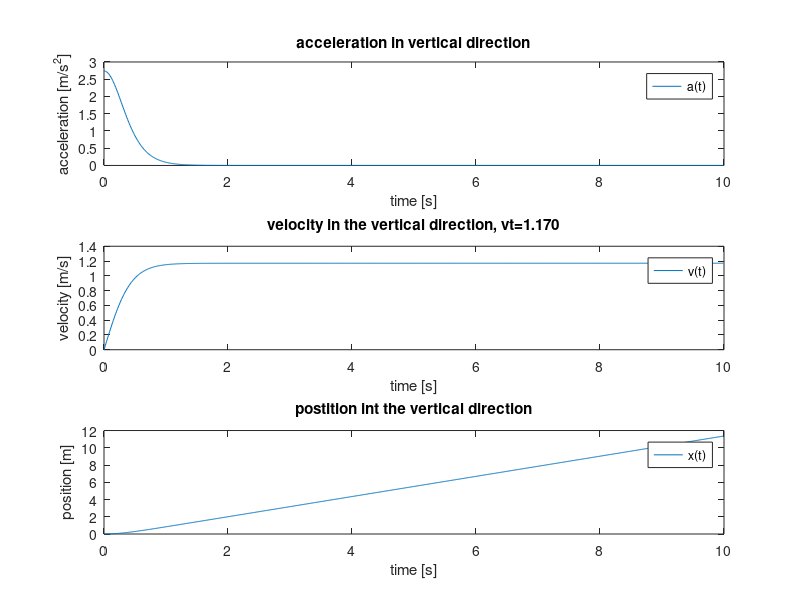
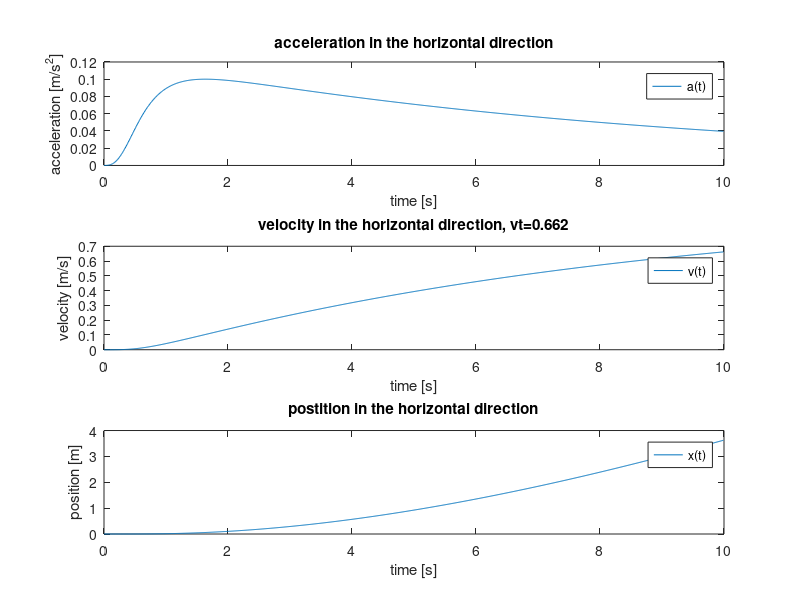
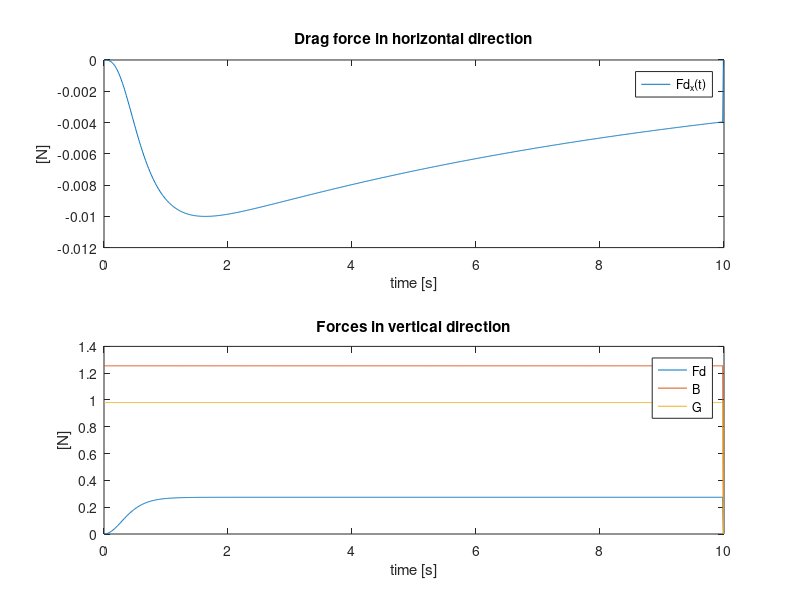

Here is the MATLAB script that generated these plots, in order:
function main
%%
%   Project 7.2 - FYS-MEK1110 - mechanics - oblig #2
%
%                Weather Balloon
%%
% constants

eps = 0.001
vt_x = 0;
vt_z = 0;
m = 0.1;
w0 = 1.0;
h = 10;
g = 9.81;
D = 0.2;
rho = 1.255; 
V = 1.0;
Bouyancy = rho*V;
t0 = 0;
tmax = 10;
N = 1000;
dt = (tmax-t0)/N;

a = zeros(N,2);
v = zeros(N,2);
w = zeros(N,2);
r = zeros(N,2);
Fd = zeros(N,2);
G = zeros(N,2);
B = zeros(N,2);
t = zeros(N,1);

%%

    function Drg = Drag(v,w)
        velocity = v - w;
        Drg = D*norm(velocity).*velocity;
    end

    function wnd = wind(z)
        wnd = w0*(1-exp(-z/h));
    end

for i=1:N-1
    w(i,1) = wind(r(i,2));
    G(i,2) = m*g;
    B(i,2) = Bouyancy;
    
    %Fd(i,2) = D*abs(v(i,2))*(v(i,2));
    Fd(i,:) = Drag(v(i,:),w(i,:));
    
    a(i,:) = (B(i,:) - G(i,:) - Fd(i,:))./m;
    v(i+1,:) = v(i,:) + a(i,:).*dt;
    r(i+1,:) = r(i,:) + v(i+1,:).*dt;
    
    if v(i,1) + eps > v(i+1,1)
        vt_x = v(i+1,1);
    end
    
    if v(i+1,2) < v(i,2) + eps 
        vt_z = v(i+1,2);
    end
    t(i+1) = t(i) + dt;

end

a(end,:) = a(end-1,:);

%%
% plotting

figure()

subplot(3,1,1)
plot(t(:),a(:,2))
title('acceleration in vertical direction')
xlabel('time [s]')
ylabel('acceleration [m/s^2]')
legend('a(t)')

subplot(3,1,2)
plot(t(:),v(:,2))
Title1 = ['velocity in the vertical direction, vt=' num2str(vt_z,'%.3f')];
title(Title1)
xlabel('time [s]')
ylabel('velocity [m/s]')
legend('v(t)')

subplot(3,1,3)
plot(t(:),r(:,2))
title('postition int the vertical direction')
xlabel('time [s]')
ylabel('position [m]')
legend('x(t)')

figure()

subplot(3,1,1)
plot(t(:),a(:,1))
title('acceleration in the horizontal direction')
xlabel('time [s]')
ylabel('acceleration [m/s^2]')
legend('a(t)')

subplot(3,1,2)
plot(t(:),v(:,1))
Title2 = ['velocity in the horizontal direction, vt=' num2str(vt_x,'%.3f')];
title(Title2)
xlabel('time [s]')
ylabel('velocity [m/s]')
legend('v(t)')

subplot(3,1,3)
plot(t(:),r(:,1))
title('postition in the horizontal direction')
xlabel('time [s]')
ylabel('position [m]')
legend('x(t)')

figure()
subplot(2,1,1)
plot(t(:),Fd(:,1))
title('Drag force in horizontal direction')
legend('Fd_x(t)')
ylabel('[N]')
xlabel('time [s]')
subplot(2,1,2)
plot(t(:), Fd(:,2))
hold on
plot(t(:),B(:,2))
plot(t(:),G(:,2))
title('Forces in vertical direction')
ylabel('[N]')
xlabel('time [s]')
legend('Fd','B','G')
hold off

vt_x
vt_z
    
end